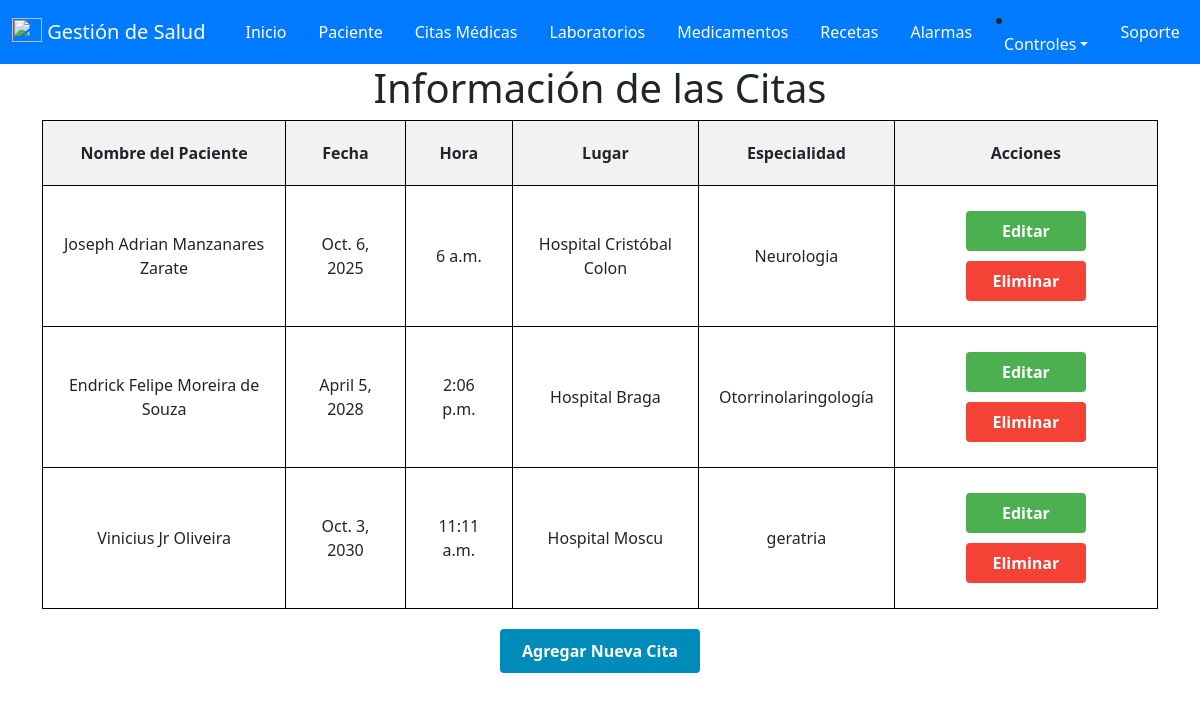
/citas/ (signed in), run on an earlier commit of the app's database.
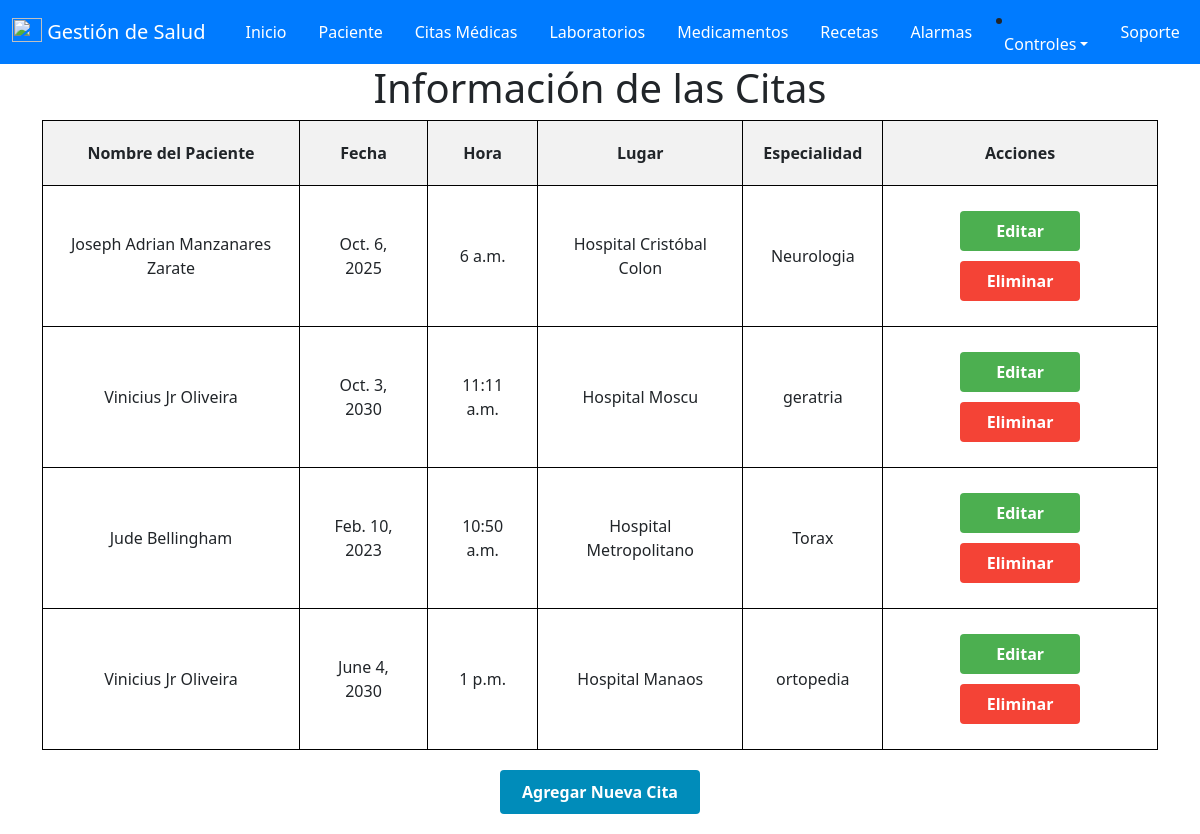
And on a later commit of the database.
### salud/models.py (models this page shows, shortened)
class cita(models.Model):
    id_Cita = models.AutoField(primary_key=True , verbose_name='ID_Cita')
    id_paciente = models.ForeignKey(paciente, on_delete=models.CASCADE)
    fecha = models.DateField(null=False, verbose_name='Fecha')
    hora = models.TimeField(null=False, verbose_name='Hora')
    lugar = models.CharField(max_length=200, verbose_name='Lugar')
    especialidad = models.CharField(max_length=50, verbose_name='Especialidad')
    id_usuario = models.ForeignKey(User, on_delete=models.CASCADE)

class paciente(models.Model):
    id_paciente = models.AutoField(primary_key=True , verbose_name='ID_Paciente')
    cedula = models.IntegerField(null=True,verbose_name='Cedula')
    nombre = models.CharField(max_length=50, verbose_name='Nombre')
    apellido = models.CharField(max_length=50, verbose_name='Apellido')
    sexo = models.CharField(max_length=20, verbose_name='Sexo')
    fecha_Nacimiento = models.DateField(null=True, verbose_name='Fecha de Nacimiento')
    edad = models.IntegerField ( verbose_name='Edad')
    direccion = models.CharField(max_length=50, verbose_name='Direccion')
    telefono = models.IntegerField( verbose_name='Telefono')
    email = models.EmailField( verbose_name='Email')
    id_usuario = models.ForeignKey(User, on_delete=models.CASCADE)

### salud/views.py (the view)
# urls.py: path('citas/', views.citas, name='citas'),
@login_required(login_url='/accounts/login/')
def citas(request):
    citas = cita.objects.filter(id_usuario=request.user)
    context = {
        'citas': citas
    }
    return render(request, 'Programar/citas.html', context)

### salud/templates/Programar/citas.html (shortened to what this page needs)
{% extends "base.html" %}
{% block contenido %}
<!DOCTYPE html>
<html>
<head>
</head>
<body>
    <h1>Información de las Citas</h1>
    <form method="post" action="{% url 'citas' %}">
        <table>
            <thead>
                <tr>
                    <th>Nombre del Paciente</th>
                    <th>Fecha</th>
                    <th>Hora</th>
                    <th>Lugar</th>
                    <th>Especialidad</th>
                    <th>Acciones</th>
                </tr>
            </thead>
            <tbody>
                {% for cita in citas %}
                <tr>
                    <td>{{ cita.id_paciente.nombre }} {{ cita.id_paciente.apellido }}</td>
                    <td>{{ cita.fecha }}</td>
                    <td>{{ cita.hora }}</td>
                    <td>{{ cita.lugar }}</td>
                    <td>{{ cita.especialidad }}</td>
                    <td>
                        <a href= "{% url 'editar_cita' cita.id_Cita %}"class="button edit-button">Editar</a>
                        <a href="{% url 'eliminar_cita' cita.id_Cita %}" class="button delete-button" onclick="return confirm('¿Estás seguro de que deseas eliminar esta cita?');">Eliminar</a>
                    </td>
                </tr>
                {% empty %}
                <tr>
                    <td colspan="6">No hay Citas disponibles.</td>
                </tr>
                {% endfor %}
            </tbody>
        </table>
        <a href="{% url 'agregar_cita' %}" class="button add-button">Agregar Nueva Cita</a>
    </form>
</body>
</html>
{% endblock %}

### salud/templates/base.html (shortened to what this page needs)
{% load static %}
<!doctype html>
<html lang="en">
<head>
    <link
        href="https://cdn.jsdelivr.net/npm/bootstrap@5.3.2/dist/css/bootstrap.min.css"
        rel="stylesheet"
    />
</head>
<body>
    <header>
        <nav class="navbar navbar-expand navbar-light">
            <div class="container-fluid">
                <span class="navbar-brand">
                    <img src="{% static 'img/icono.png' %}" width="30" height="24" class="d-inline-block align-text-top">
                    Gestión de Salud
                </span>
                <a class="nav-item nav-link active" href="{% url 'inicio' %}" aria-current="page">Inicio <span class="visually-hidden">(current)</span></a>
                <a class="nav-item nav-link" href="{% url 'index' %}">Paciente</a>
                <a class="nav-item nav-link" href="{% url 'citas'%}">Citas Médicas</a>
                <a class="nav-item nav-link" href="{% url 'laboratorios' %}">Laboratorios</a>
                <a class="nav-item nav-link" href="{% url 'medicamentos' %}">Medicamentos</a>
                <a class="nav-item nav-link" href="{% url 'recetas' %}">Recetas</a>
                <a class="nav-item nav-link" href="{% url 'alarmas' %}">Alarmas</a>
                <li class="nav-item dropdown">
                    <a class="nav-link dropdown-toggle" data-bs-toggle="dropdown" href="#" role="button" aria-expanded="false">Controles</a>
                </li>
                <a class="nav-item nav-link" href="{% url 'soporte' %}">Soporte</a>
            </div>
        </nav>
    </header>
    <main>
        <div class="container">
            <div class="row">
                <div class="col">
                    {% block contenido %}{% endblock %}
                </div>
            </div>
        </div>
    </main>
</body>
</html>

### salud/templates/base.html (style rules this page uses)
.navbar { background-color: #007bff; }
.navbar-brand, .nav-link { color: #fff; }
.nav-link { margin: 0 0.5rem; }

### salud/templates/Programar/citas.html (style rules this page uses)
table { width: 100%; border-collapse: collapse; }
th, td { border: 1px solid black; padding: 20px; text-align: center; }
th { background-color: #f2f2f2; }
tbody tr { border-bottom: 1px solid #ddd; }
.button { padding: 8px 12px; margin: 5px; border: none; border-radius: 4px; color: white; text-decoration: none; font-weight: bold; display: inline-block; width: 120px; text-align: center; box-sizing: border-box; }
.edit-button { background-color: #4CAF50; }
.delete-button { background-color: #f44336; }
.add-button { background-color: #008CBA; display: block; margin: 20px auto; width: 200px; text-align: center; text-decoration: none; color: white; padding: 10px; border-radius: 4px; }
h1 { text-align: center; }

What changed in the data, as far as the page shows it:
removed cita: id_paciente.nombre "Endrick Felipe", id_paciente.apellido "Moreira de Souza", fecha "April 5, 2028", hora "2:06 p.m.", lugar "Hospital Braga", especialidad "Otorrinolaringología"
added cita: id_paciente.nombre "Jude", id_paciente.apellido "Bellingham", fecha "Feb. 10, 2023", hora "10:50 a.m.", lugar "Hospital Metropolitano", especialidad "Torax"
added cita: id_paciente.nombre "Vinicius Jr", id_paciente.apellido "Oliveira", fecha "June 4, 2030", hora "1 p.m.", lugar "Hospital Manaos", especialidad "ortopedia"
